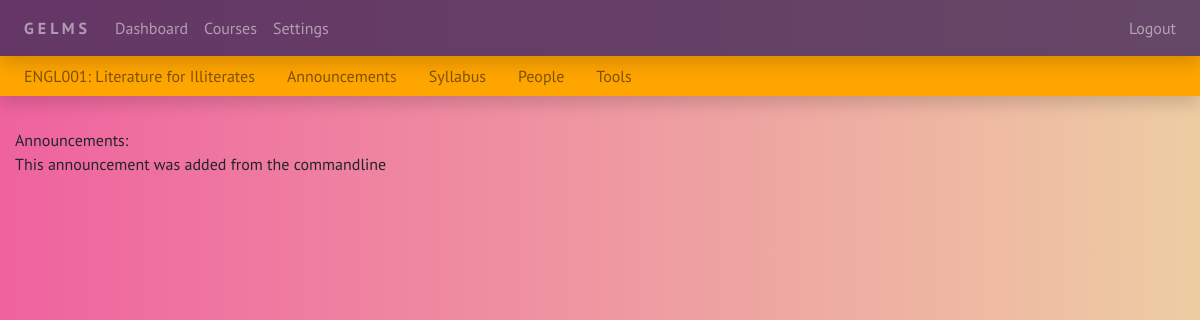
/ENGL001/announcements (signed in), run on the app's committed database.
### courses/models.py (models this page shows, shortened)
class Course(models.Model):
    name = models.CharField(max_length=7, unique=True, help_text='e.g. ENPM613')
    title = models.CharField(max_length=200, help_text='e.g. Software Design and Implementation')
    DOMAIN_CHOICES = (
        ('Art', 'Art'),
        ('Computer Science', 'Computer Science'),
        ('Engineering', 'Engineering'),
        ('History', 'History'),
        ('Literature', 'Literature'),
        ('Math', 'Math'),
        ('Music', 'Music'),
        ('Physics', 'Physics'),
        ('Political Science', 'Political Science'),
        )
    domain = models.CharField(max_length=30, choices=DOMAIN_CHOICES, default='Art')
    students = models.ManyToManyField(CustomUser, related_name='course_students', limit_choices_to={'status': 'Student'}, blank=True)
    graders = models.ManyToManyField(CustomUser, related_name='course_graders', limit_choices_to={'status': 'Grader'}, blank=True)
    teachers = models.ManyToManyField(CustomUser, related_name='course_teachers', limit_choices_to={'status': 'Teacher'}, blank=True)

### announcements/models.py (models this page shows)
class Announcement(models.Model):
    content = models.TextField()
    course = models.ForeignKey(Course, related_name='course_announcements', blank=True, on_delete=models.CASCADE)

### announcements/views.py (the view)
# urls.py: path('<course_name>/announcements', AnnouncementView.course_announcements, name = 'announcements'),
    def course_announcements(request, course_name):
        course = get_object_or_404(Course, name=course_name)
        return render(request, 'announcements.html', {'course': course})

### templates/announcements.html (shortened to what this page needs)
{% extends 'base_course.html' %}
{% block content_course %}
  </br> Announcements: </br>
  {% if course.course_announcements.all %}
    {% for announcement in course.course_announcements.all %}
      {{announcement.content}}</br>
    {% endfor %}
  {% else %}
    No new announcements.
  {% endif %}
{% endblock %}

### templates/base_course.html (shortened to what this page needs)
{% extends 'base_dash.html' %}
{% block content_dash %}
  <div class="mb-2" style="margin-top:56px">
    <nav class="navbar navbar-expand-sm navbar-light bg-orange shadow"
    style="padding:0;">
      <ul class="navbar-nav">
        <li class="nav-item ml-3">
          <a class="nav-link">{{course.name}}: {{course.title}}</a>
        </li>
        <li class="nav-item ml-3">
          <a class="nav-link" href="{% url 'announcements' course.name %}">Announcements</a>
        </li>
        <li class="nav-item ml-3">
          <a class="nav-link" href="{% url 'syllabus' course.name %}">Syllabus</a>
        </li>
        <li class="nav-item ml-3">
          <a class="nav-link" href="{% url 'people' course.name %}">People</a>
        </li>
        <li class="nav-item ml-3">
          <a class="nav-link" href="{% url 'tools' course.name %}">Tools</a>
        </li>
      </ul>
    </nav>
  </div>
  <div class="container-fluid">
    {% block content_course %}
    {% endblock %}
  </div>
{% endblock %}

### static/styles.css (style rules this page uses)
.base_body_style { background: #EECDA3; background: -webkit-linear-gradient(to right, #EF629F, #EECDA3); background: linear-gradient(to right, #EF629F, #EECDA3); background-size: cover; padding-bottom:20px; font-family: PT Sans; }
.bg-orange { background-color:orange; }

### data on the page
Course: name "ENGL001", title "Literature for Illiterates"
Announcement: content "This announcement was added from the commandline"
